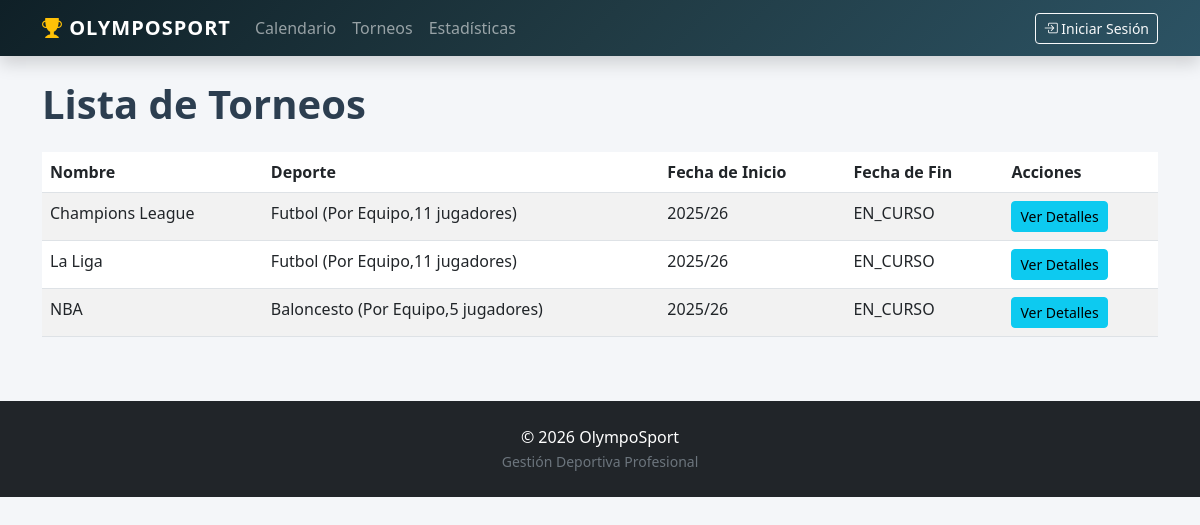
Page /torneos/ on the committed database.
### SportApp/models.py (models this page shows, shortened)
class Torneo(models.Model):
    class EstadoTorneo(models.TextChoices):
        INSCRIPCION = 'INSCRIPCION', 'Inscripción Abierta'
        EN_CURSO = 'EN_CURSO', 'En Curso'
        FINALIZADO = 'FINALIZADO', 'Finalizado'
    nombre = models.CharField(max_length=150)
    temporada = models.CharField(max_length=50, help_text="Ej: 2024/2025")
    deporte = models.ForeignKey(Deporte, on_delete=models.PROTECT)#no se podra borrar un deporte si tiene torneos asociados
    estado = models.CharField(
        max_length=20,
        choices=EstadoTorneo.choices,
        default=EstadoTorneo.INSCRIPCION
    )
    equipos = models.ManyToManyField(
        Equipo,
        through='Inscripcion',
        related_name='torneos_inscritos'
    )

class Deporte(models.Model):
    class TipoDeporte(models.TextChoices):
        EQUIPO = 'EQUIPO', 'Por Equipo'
        INDIVIDUAL = 'INDIVIDUAL', 'Individual'
    class SistemaPuntuacion(models.TextChoices):
        GOLES = 'GOLES', 'Goles (Fútbol, Balonmano)'
        CANASTAS = 'CANASTAS', 'Canastas/Puntos (Baloncesto)'
        SETS = 'SETS', 'Sets (Tenis, Voleibol,Padel)'
        PUNTOS = 'PUNTOS', 'Puntos Genéricos'
    nombre = models.CharField(max_length=100, unique=True, help_text="Ej: Fútbol, Tenis")
    tipo = models.CharField(
        max_length=20,
        choices=TipoDeporte.choices,
        default=TipoDeporte.EQUIPO,
        verbose_name="Tipo de Deporte"
    )
    sistema_puntuacion = models.CharField(
        max_length=20,
        choices=SistemaPuntuacion.choices,
        default=SistemaPuntuacion.PUNTOS,
        verbose_name="Sistema de Puntuación"
    )
    jugadores_por_equipo = models.PositiveIntegerField(
        default=1,
        validators=[MinValueValidator(1, "Debe haber al menos 1 jugador")],
        help_text="Número de jugadores en campo por equipo"
    )
    def __str__(self):
        return f"{self.nombre} ({self.get_tipo_display()},{self.jugadores_por_equipo} jugadores)"

### SportApp/views.py (the view)
# urls.py: path('torneos/', views.TorneoListView.as_view(), name='torneo_lista'),
class TorneoListView(ListView):
    model = Torneo
    template_name = 'SportApp/torneo_lista.html'
    context_object_name = 'torneos'
    ordering = ['deporte', 'nombre']

### SportApp/templates/SportApp/torneo_lista.html (shortened to what this page needs)
{% extends 'SportApp/base.html' %}
{% block content %}
    <h1 class="mb-4">Lista de Torneos</h1>
    <table class="table table-striped">
        <thead>
            <tr>
                <th>Nombre</th>
                <th>Deporte</th>
                <th>Fecha de Inicio</th>
                <th>Fecha de Fin</th>
                <th>Acciones</th>
            </tr>
        </thead>
        <tbody>
            {% for torneo in torneos %}
            <tr>
                <td>{{ torneo.nombre }}</td></a>
                <td>{{ torneo.deporte }}</td>
                <td>{{ torneo.temporada }}</td>
                <td>{{ torneo.estado }}</td>
                <td>
                    <a href="{% url 'torneo_detalle' torneo.pk %}" class="btn btn-info btn-sm">Ver Detalles</a>
                </td>
            </tr>
            {% empty %}
            <tr>
                <td colspan="5">No hay torneos disponibles.</td>
            </tr>
            {% endfor %}
        </tbody>
    </table>
{% endblock %}

### SportApp/static/SportApp/style.css (style rules this page uses)
body { background-color: #f4f6f9; font-family: 'Segoe UI', Tahoma, Geneva, Verdana, sans-serif; }
h1, h2, h3 { color: #2c3e50; font-weight: 600; }

### SportApp/templates/SportApp/base.html (style rules this page uses)
body { min-height: 100vh; display: flex; flex-direction: column; }

### rows in the picture
Torneo: nombre "Champions League", deporte "Futbol (Por Equipo,11 jugadores)", temporada "2025/26", estado "EN_CURSO"
Torneo: nombre "La Liga", deporte "Futbol (Por Equipo,11 jugadores)", temporada "2025/26", estado "EN_CURSO"
Torneo: nombre "NBA", deporte "Baloncesto (Por Equipo,5 jugadores)", temporada "2025/26", estado "EN_CURSO"
